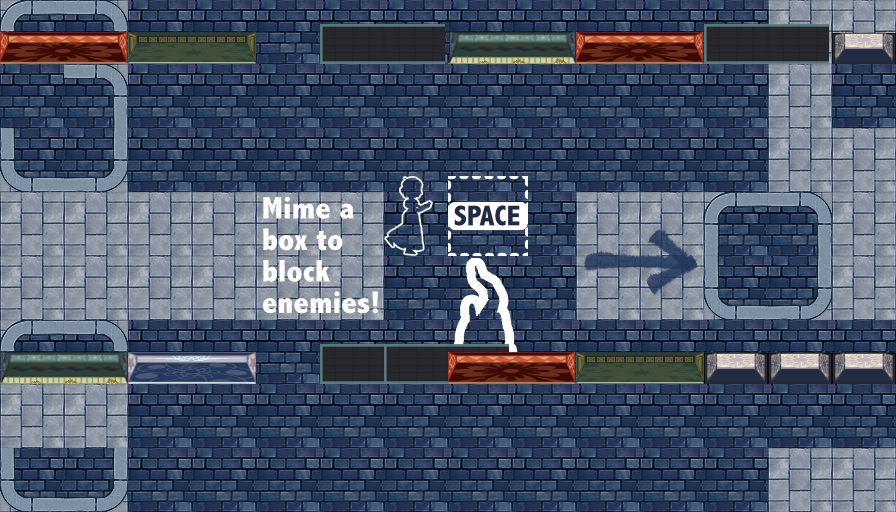

This game map was drawn from its Tiled (.tmx) file and the tilesets committed beside it. A one-line description and the trimmed map source follow:
An orthogonal 14x8 tile map with 64x64 px tiles, 3 tile layers (Base, Tutorial, Roofs), 23 tilesets and 57 objects (2x box15, tarasque1, tarasque_box1, dragon_vision1, tarasque2, ...).

<map version="1.0" tiledversion="1.1.5" orientation="orthogonal" renderorder="right-down" width="14" height="8" tilewidth="64" tileheight="64" infinite="0" nextobjectid="167">
 <tileset firstgid="1" name="floor_tiles" tilewidth="64" tileheight="64" tilecount="12" columns="3">
  <image source="../textures/floor_tiles.png" width="192" height="256" />
 </tileset>
 <tileset firstgid="13" name="build1" tilewidth="125" tileheight="64" tilecount="2" columns="1">
  <image source="../Art assets/building assets/128_bookstore.png" width="128" height="128" />
  <tile id="0">
   <objectgroup draworder="index">
    <object id="5" x="0" y="64" width="125" />
    <object id="9" x="0" y="24" width="125" height="40" />
   </objectgroup>
  </tile>
 </tileset>
 <tileset firstgid="15" name="64_building_short" tilewidth="64" tileheight="128" tilecount="1" columns="1">
  <image source="../Art assets/building assets/64_building_short.png" width="64" height="128" />
 </tileset>
 <tileset firstgid="16" name="Tarasque" tilewidth="64" tileheight="128" tilecount="16" columns="16">
  <image source="../textures/tarasque_up.png" width="1080" height="214" />
 </tileset>
 <tileset firstgid="32" name="tarasq" tilewidth="64" tileheight="160" tilecount="16" columns="16">
  <image source="../textures/tarasque_up.png" width="1080" height="214" />
 </tileset>
 <tileset firstgid="48" name="tarasqueside" tilewidth="160" tileheight="80" tilecount="37" columns="37">
  <image source="../textures/tarasque_side.png" width="6030" height="128" />
 </tileset>
 <tileset firstgid="85" name="tarasque_side" tilewidth="215" tileheight="128" tilecount="28" columns="28">
  <image source="../textures/tarasque_side.png" width="6030" height="128" />
 </tileset>
 <tileset firstgid="113" name="128_cafe_red" tilewidth="128" tileheight="64" tilecount="2" columns="1">
  <image source="../textures/128_cafe_red.png" width="128" height="128" />
 </tileset>
 <tileset firstgid="115" name="128_cafe_purple" tilewidth="128" tileheight="64" tilecount="2" columns="1">
  <image source="../textures/128_cafe_purple.png" width="128" height="128" />
 </tileset>
 <tileset firstgid="117" name="128_flowershop" tilewidth="128" tileheight="64" tilecount="1" columns="1">
  <image source="../textures/128_flowershop.png" width="128" height="127" />
 </tileset>
 <tileset firstgid="118" name="64_building_short_side" tilewidth="64" tileheight="64" tilecount="2" columns="1">
  <image source="../textures/64_building_short_side.png" width="64" height="128" />
 </tileset>
 <tileset firstgid="120" name="128_cafe_blue" tilewidth="128" tileheight="64" tilecount="2" columns="1">
  <image source="../textures/128_cafe_blue.png" width="128" height="128" />
 </tileset>
 <tileset firstgid="122" name="128_cafe_green" tilewidth="128" tileheight="64" tilecount="2" columns="1">
  <image source="../textures/128_cafe_green.png" width="128" height="128" />
 </tileset>
 <tileset firstgid="124" name="box1" tilewidth="80" tileheight="80" tilecount="1" columns="1">
  <image source="../tutorial/tutorial_box.png" width="80" height="80" />
 </tileset>
 <tileset firstgid="125" name="box2" tilewidth="80" tileheight="80" tilecount="1" columns="1">
  <image source="../tutorial/tutorial_box.png" width="80" height="80" />
 </tileset>
 <tileset firstgid="126" name="tutorial_spacebar" tilewidth="50" tileheight="16" tilecount="1" columns="1">
  <image source="../tutorial/tutorial_spacebar.png" width="50" height="16" />
 </tileset>
 <tileset firstgid="127" name="box_outline" tilewidth="80" tileheight="80" tilecount="1" columns="1">
  <image source="../tutorial/box_outline.png" width="80" height="80" />
 </tileset>
 <tileset firstgid="128" name="tar_outline" tilewidth="70" tileheight="126" tilecount="1" columns="1">
  <image source="../tutorial/tar_outline.png" width="70" height="136" />
 </tileset>
 <tileset firstgid="129" name="outline_annette" tilewidth="49" tileheight="80" tilecount="1" columns="1">
  <image source="../tutorial/outline_annette.png" width="49" height="80" />
 </tileset>
 <tileset firstgid="130" name="goal_arrow" tilewidth="128" tileheight="128" tilecount="1" columns="1">
  <image source="../tutorial/goal_arrow.png" width="128" height="128" />
 </tileset>
 <tileset firstgid="131" name="goal_arrow" tilewidth="128" tileheight="128" tilecount="1" columns="1">
  <image source="../tutorial/goal_arrow.png" width="128" height="128" />
 </tileset>
 <tileset firstgid="132" name="box_text" tilewidth="128" tileheight="128" tilecount="1" columns="1">
  <image source="../tutorial/box_text.png" width="128" height="128" />
 </tileset>
 <tileset firstgid="133" name="walk_place_arrow" tilewidth="192" tileheight="64" tilecount="1" columns="1">
  <image source="../tutorial/walk_place_arrow.png" width="192" height="64" />
 </tileset>
 <layer name="Base" width="14" height="8">
  <data>[112 cells, 112 non-empty, 6 distinct tile ids]</data>
 </layer>
 <objectgroup name="vision_properties" />
 <objectgroup name="Tarasque">
  <object id="68" name="tarasque1" gid="32" x="439" y="304" width="64" height="160">
   <properties>
    <property name="bodytype" value="dynamic" />
    <property name="collideBits" value="0001" />
    <property name="debugcolor" value="white" />
    <property name="debugopacity" type="int" value="192" />
    <property name="excludeBits" value="0000" />
    <property name="startframe" type="int" value="0" />
    <property name="texture" value="tarasque" />
    <property name="texture2" value="tarasque_down" />
    <property name="texture3" value="tarasque_up" />
    <property name="turn" type="int" value="1" />
    <property name="type" type="int" value="2" />
    <property name="xinput" type="float" value="0" />
    <property name="yinput" type="float" value="-300" />
   </properties>
  </object>
  <object id="74" name="tarasque_box1" x="467" y="188" width="40" height="81" />
  <object id="108" name="dragon_vision1" x="101.091" y="164.067">
   <properties>
    <property name="a" type="float" value="0.3" />
    <property name="angle" type="int" value="4" />
    <property name="b" type="float" value="0.5" />
    <property name="distance" type="int" value="25" />
    <property name="excludeBits" value="0010" />
    <property name="facing" type="int" value="90" />
    <property name="g" type="float" value="0.2" />
    <property name="r" type="float" value="0.2" />
    <property name="rays" type="int" value="512" />
    <property name="soft" type="bool" value="false" />
   </properties>
  </object>
  </objectgroup>
 <layer name="Tutorial" width="14" height="8">
  <data>[112 cells, 5 non-empty, 5 distinct tile ids]</data>
 </layer>
 <objectgroup name="Annette">
  <!-- 49 objects omitted --></objectgroup>
 <objectgroup name="Crate">
  <!-- 47 objects omitted --></objectgroup>
 <objectgroup name="Buildings">
  <properties>
   <property name="texture" value="" />
  </properties>
  <!-- 45 objects omitted --></objectgroup>
 <layer name="Roofs" width="14" height="8">
  <data>[112 cells, 16 non-empty, 6 distinct tile ids]</data>
 </layer>
 <objectgroup name="Exit">
  <!-- 8 objects omitted --></objectgroup>
 <objectgroup name="box_Boundaries">
  <!-- 6 objects omitted --></objectgroup>
 <objectgroup name="Bird">
  <!-- 2 objects omitted --></objectgroup>
</map>
<!-- 52 of 57 objects omitted -->
